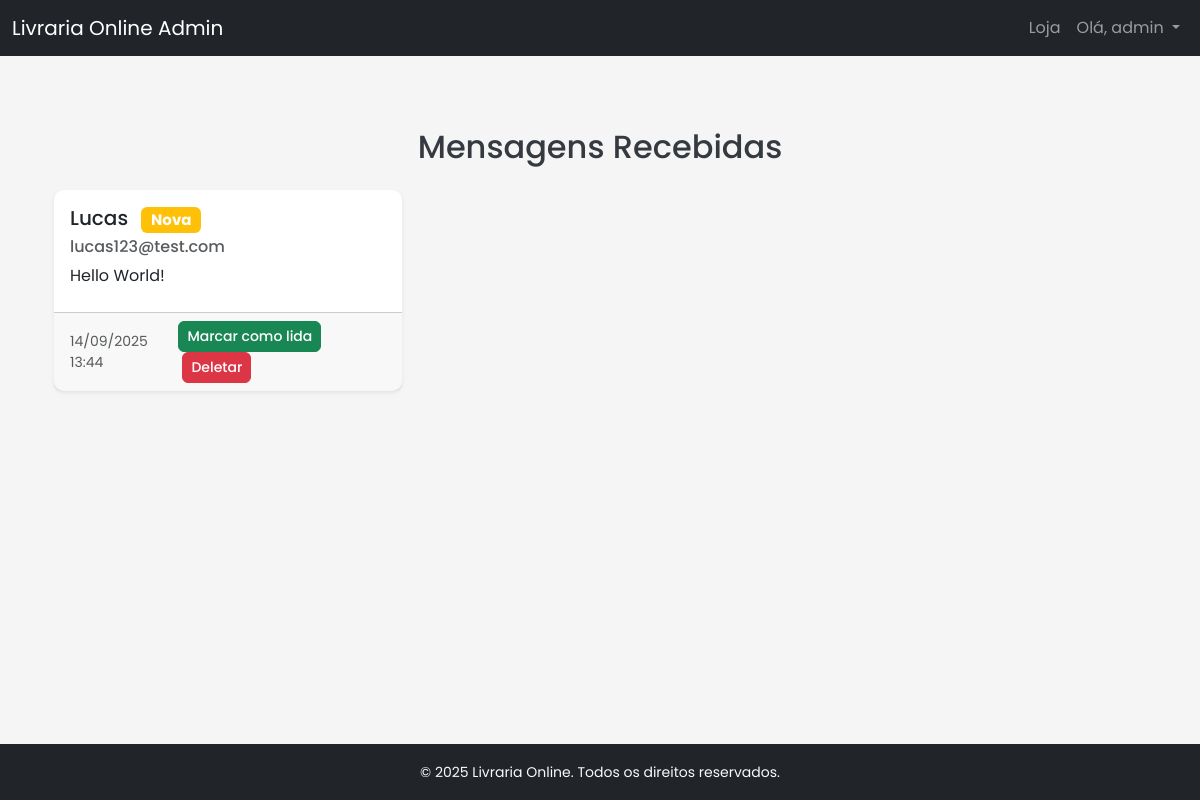
Page /livraria_online/admin/messages.php (signed in) on the committed database.
### tables this page shows
CREATE TABLE `messages` (
  `id` int(11) NOT NULL,
  `name` varchar(255) NOT NULL,
  `email` varchar(255) NOT NULL,
  `message` text NOT NULL,
  `created_at` timestamp NOT NULL DEFAULT current_timestamp()
);

### livraria_online/admin/messages.php (the view, shortened to what this page needs)
<?php
require_once 'header.php';
$pdo = db_connect();
$perPage = 10;
$page = max(1, (int)($_GET['page'] ?? 1));
$offset = ($page - 1) * $perPage;
$stmt = $pdo->prepare("SELECT * FROM messages ORDER BY created_at DESC LIMIT ? OFFSET ?");
$stmt->bindValue(1, $perPage, PDO::PARAM_INT);
$stmt->bindValue(2, $offset, PDO::PARAM_INT);
$stmt->execute();
$messages = $stmt->fetchAll(PDO::FETCH_ASSOC);
?>
<div class="container my-5">
    <h2 class="mb-4 text-center">Mensagens Recebidas</h2>
    <?php if (empty($messages)): ?>
        <div class="alert alert-info text-center">Nenhuma mensagem encontrada.</div>
    <?php else: ?>
        <div class="row g-4">
            <?php foreach ($messages as $msg): ?>
                <div class="col-md-6 col-lg-4 reveal">
                    <div class="card shadow-sm border-0 h-100">
                        <div class="card-body">
                            <h5 class="card-title mb-2">
                                <?= htmlspecialchars($msg['name']) ?>
                                <?php if (!empty($msg['is_read'])): ?>
                                    <span class="badge bg-success ms-2">Lida</span>
                                <?php else: ?>
                                    <span class="badge bg-warning ms-2">Nova</span>
                                <?php endif; ?>
                            </h5>
                            <h6 class="card-subtitle mb-2 text-muted"><?= htmlspecialchars($msg['email']) ?></h6>
                            <p class="card-text mb-2"><?= nl2br(htmlspecialchars($msg['message'])) ?></p>
                        </div>
                        <div class="card-footer d-flex justify-content-between align-items-center">
                            <small class="text-muted"><?= date('d/m/Y H:i', strtotime($msg['created_at'])) ?></small>
                            <div>
                                <?php if (empty($msg['is_read'])): ?>
                                    <form method="POST" class="d-inline">
                                        <button type="submit"
                                                class="btn btn-sm btn-success btn-hover"
                                                style="position: relative; z-index: 5;">
                                            Marcar como lida
                                        </button>
                                    </form>
                                <?php endif; ?>
                                <form method="POST" class="d-inline ms-1" onsubmit="return confirm('Tem certeza que deseja deletar esta mensagem?');">
                                    <button type="submit"
                                            class="btn btn-sm btn-danger btn-hover"
                                            style="position: relative; z-index: 5;">
                                        Deletar
                                    </button>
                                </form>
                            </div>
                        </div>
                    </div>
                </div>
            <?php endforeach; ?>
        </div>
    <?php endif; ?>
</div>
<?php include 'footer.php'; ?>

### livraria_online/assets/css/admin-style.css (style rules this page uses)
body { font-family: 'Poppins', sans-serif; background-color: #f5f5f5; color: #343a40; }
.card { border-radius: 10px; box-shadow: 0 6px 18px rgba(0,0,0,0.1); transition: transform 0.3s, box-shadow 0.3s; }
.btn { border-radius: 6px; font-weight: 500; transition: all 0.2s ease; }

### rows in the picture
messages: name "Lucas", email "lucas123@test.com", message "Hello World!", created_at "14/09/2025 13:44"

### other values in the picture
SITE_NAME "Livraria Online"
$_SESSION['username'] "admin"
